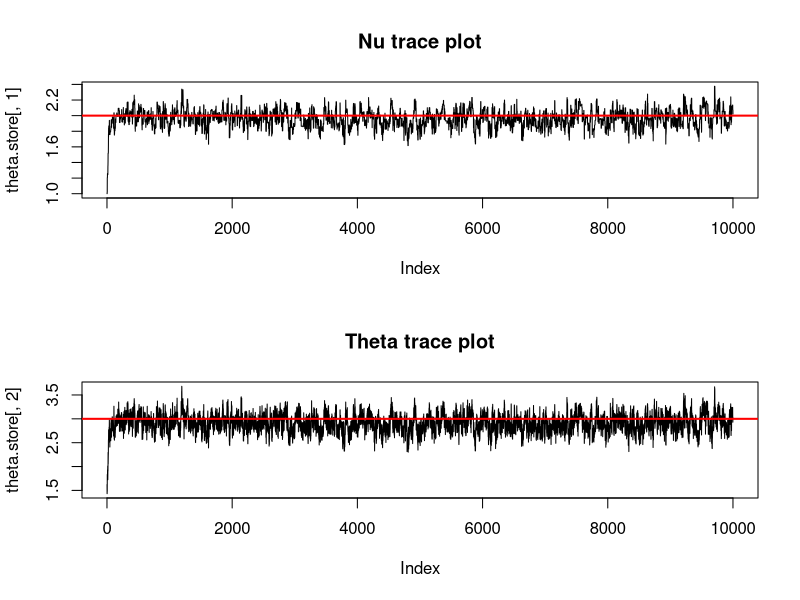
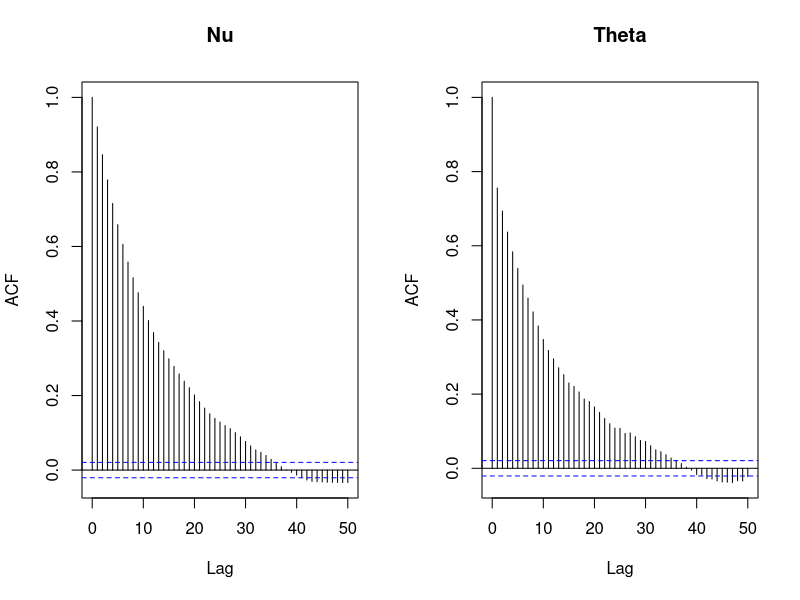
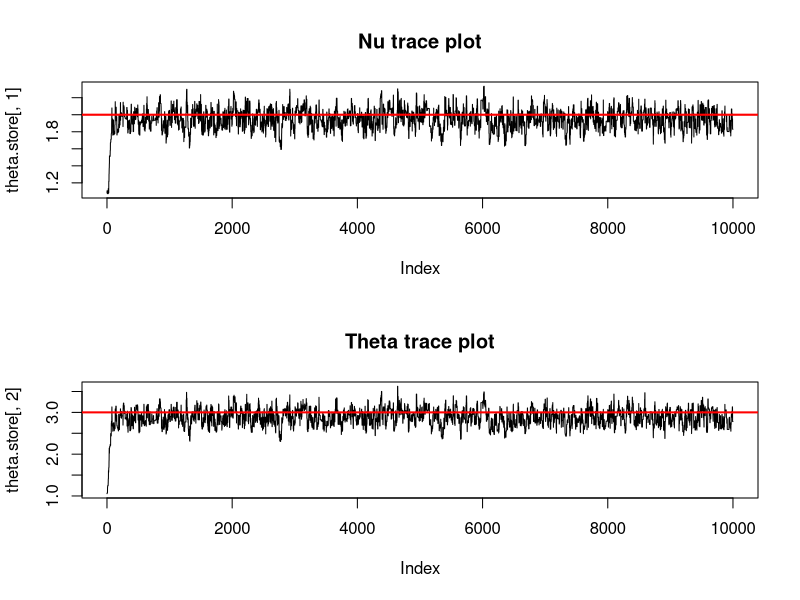
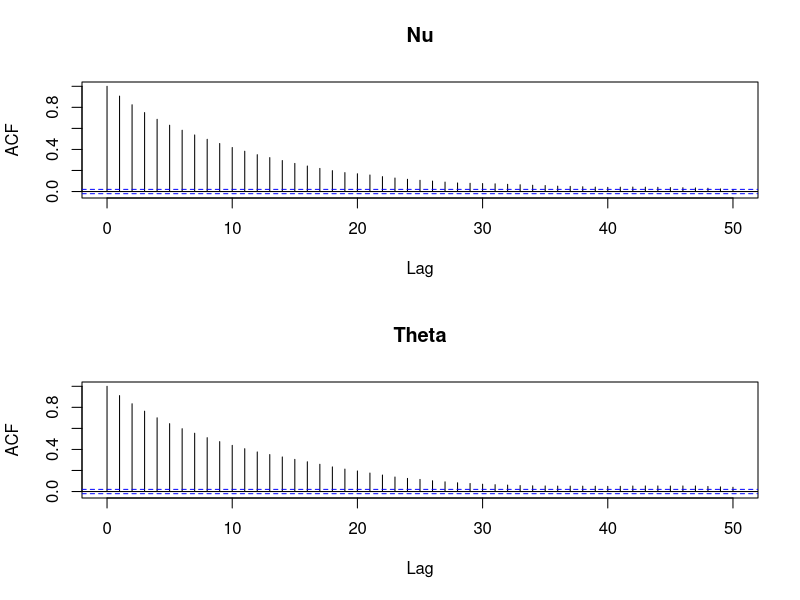
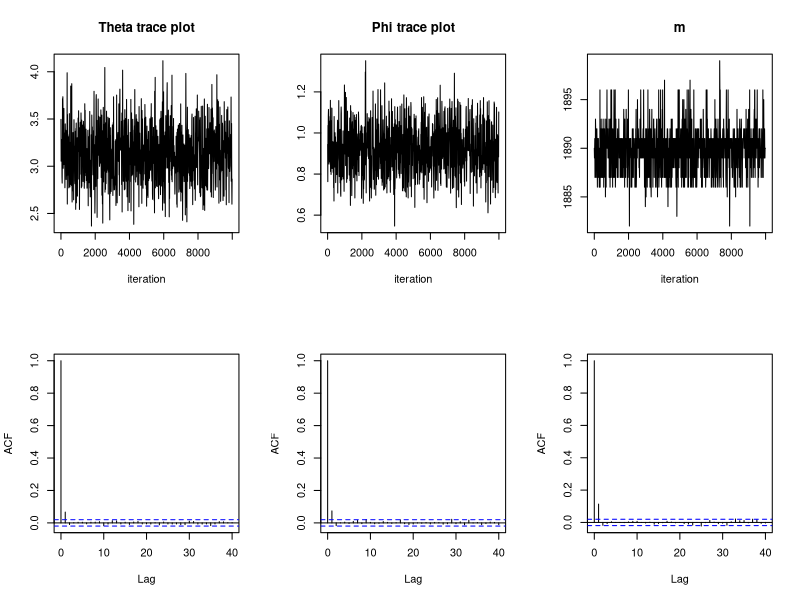
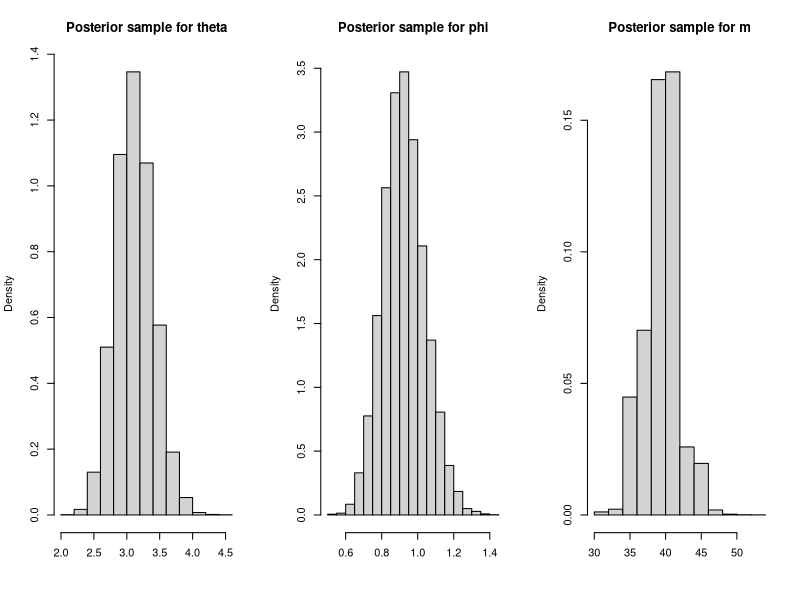
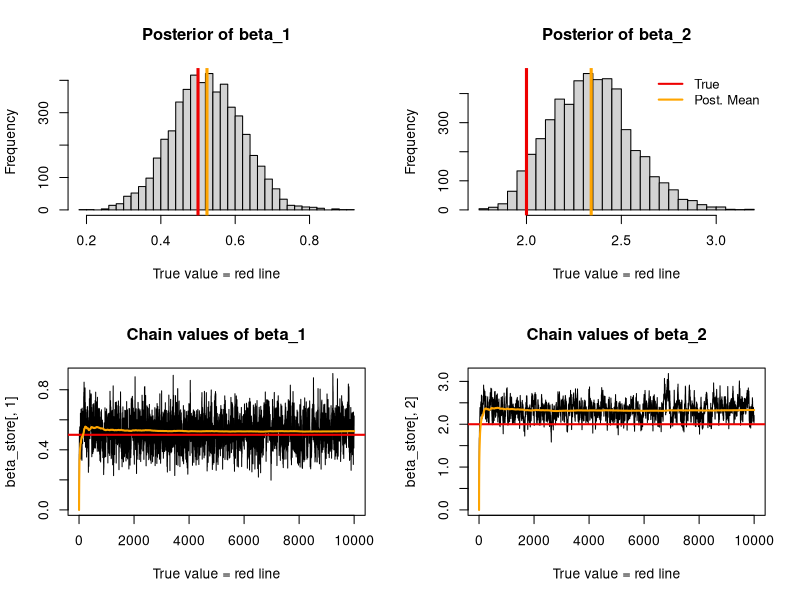

The R script that drew these images, in order:
## ---- chunk 1
knitr::opts_chunk$set(echo = TRUE)
library(dplyr)
library(tidyverse)
library(matrixStats)
library(MASS)
library(mvtnorm)
library(truncnorm)

## ---- chunk 2
set.seed(112358)
n <- 500
x.observed <- rgamma(n, 2, 3)
## ---- chunk 3
########  Mteropolis within Gibbs #######
### function to evaluate log posterior 

log_lik <- function(theta.tilde){
    nu <- exp(theta.tilde[1])
    
    log_lik <- n*log(theta[2]^nu/gamma(nu)) + sum(log(x.observed^(nu-1))) - 
      theta[2]*sum(x.observed) -nu -2*theta[2] + log(theta[2])
    
    return(log_lik)
}

niter <- 10000
theta.store <- matrix(NA,niter,2)
theta <- c(1, 1) ## initial value
var.tuning <- 0.01
accept <- 0

for(i in 1:niter){
   prop <- rnorm(1, log(theta[1]), sqrt(var.tuning))
   ## proposal parameters needs nu and theta - are both randomly drawn?
   ## I added the prior for theta to the above
   acceptance.prob <- min(exp(log_lik(prop)-log_lik(log(theta))),1)
   u <- runif(1)
   if(u<acceptance.prob){
       theta[1] <- exp(prop[1])
       accept <- accept+1
   }else{
      theta[1] <- theta[1]
      accept <- accept
    }
   theta[2] <- rgamma(1, n*theta[1] + 2, 2+sum(x.observed))
   theta.store[i,] <- theta
}

accept/niter ## should be between 0.3 to 0.5
## ---- chunk 4
# ok this seemed to work out?
par(mfrow = c(2,1))
plot(theta.store[,1],type="l", main = "Nu trace plot")
abline(2,0,lwd=2,col="red")
plot(theta.store[,2],type="l", main = "Theta trace plot")
abline(3,0,lwd=2,col="red")
## ---- chunk 5

library(coda)
burn.in <- 1000
effectiveSize(theta.store[(burn.in+1):niter,1])
effectiveSize(theta.store[(burn.in+1):niter,2])
par(mfrow=c(1,2))
acf(theta.store[(burn.in+1):niter,1],lag=50, main = "Nu")
acf(theta.store[(burn.in+1):niter,2],lag=50, main = "Theta")
## ---- chunk 6
posterior.keep <- theta.store[seq(from=(burn.in+1), to=niter,by=20),]
colMeans(posterior.keep)
## ---- chunk 7
# nu
quantile(posterior.keep[,1], probs = c(0.025, 0.975))
# theta
quantile(posterior.keep[,2], probs = c(0.025, 0.975))
## ---- chunk 8
### function to evaluate log posterior 

log_lik <- function(theta.tilde){
    nu <- exp(theta.tilde[1])
    theta <- exp(theta.tilde[2])
    
    log_lik <- (nu*n + 1)*log(theta) -n*log(gamma(nu)) + log(product(x.observed^(nu-1))) - 
      theta*sum(x.observed) -nu -2*theta + log(4/(gamma(3)*gamma(2)))
    
    return(log_lik)
}

niter <- 10000
theta.store <- matrix(NA,niter,2)
theta <- c(1, 1) ## initial value
var.tuning.nu <- 0.005
var.tuning.theta <- 0.005
accept <- 0

var.tuning <- matrix(c(0.005, 0.00001, 0.00001, 0.005), ncol = 2)
# these var.tuning values were derived from playing with the data

## now we substitute in the multivariate normal sampler for the proposal
for(i in 1:niter){
   prop <- mvrnorm(n = 1, mu = log(theta), Sigma = var.tuning)
   # proposal sample is from a mvnormal dist with covariance matrix defined above
   acceptance.prob <- min(exp(log_lik(prop)-log_lik(log(theta))),1)
   u <- runif(1)
   if(u<acceptance.prob){
       theta <- exp(prop)
       accept <- accept+1
   }else{
      theta <- theta
      accept <- accept
    }
   theta.store[i,] <- theta
}
accept/niter
## ---- chunk 9
par(mfrow = c(2,1))
plot(theta.store[,1],type="l", main = "Nu trace plot")
abline(2,0,lwd=2,col="red")
plot(theta.store[,2],type="l", main = "Theta trace plot")
abline(3,0,lwd=2,col="red")
## ---- chunk 10

library(coda)
burn.in <- 1000
effectiveSize(theta.store[(burn.in+1):niter,1])
effectiveSize(theta.store[(burn.in+1):niter,2])
par(mfrow=c(2,1))
acf(theta.store[(burn.in+1):niter,1],lag=50, main = "Nu")
acf(theta.store[(burn.in+1):niter,2],lag=50, main = "Theta")
## ---- chunk 11
posterior.keep <- theta.store[seq(from=(burn.in+1), to=niter,by=20),]
colMeans(posterior.keep)
## ---- chunk 12
# nu
quantile(posterior.keep[,1], probs = c(0.025, 0.975))
# theta
quantile(posterior.keep[,2], probs = c(0.025, 0.975))
## ---- chunk 13
coal <- data.frame(year = c(1851:1962), count = c(4, 
5, 4, 1, 0, 4, 3, 4, 0, 6, 3, 3, 4, 0, 2, 6, 3, 3, 5, 4, 5, 3, 
1, 4, 4, 1, 5, 5, 3, 4, 2, 5, 2, 2, 3, 4, 2, 1, 3, 2, 2, 1, 1, 
1, 1, 3, 0, 0, 1, 0, 1, 1, 0, 0, 3, 1, 0, 3, 2, 2, 0, 1, 1, 1, 
0, 1, 0, 1, 0, 0, 0, 2, 1, 0, 0, 0, 1, 1, 0, 2, 3, 3, 1, 1, 2, 
1, 1, 1, 1, 2, 4, 2, 0, 0, 0, 1, 4, 0, 0, 0, 1, 0, 0, 0, 0, 0, 
1, 0, 0, 1, 0, 1))
# the full conditional distribution
full = function(m, theta, phi, y, n, alpha, beta, gamma, delta){
  theta^(alpha-1+ifelse(m>1,sum(y[1:m]),0))*exp(-(beta+m)*theta)*phi^(gamma-1+ifelse(m<n,sum(y[(m+1):n]),0))*exp(-(delta+n-m)*phi)
}

# Initial values for the hyperparameters
alpha <- 0.01
beta  <- 0.01
delta <- 0.01
gamma <- 0.01
m <- 40

set.seed(112358)
y <- coal$count
n <- length(y)

# MCMC set up
n0 <- 10000   # Burn-in
n1 <- 10000   # posterior draws
niter <- n0+n1
store <- matrix(0,niter,3)

### Gibbs Sampler ###
for (iter in 1:niter){
  theta  = rgamma(1, ifelse(m>1,sum(y[1:m]),0)+alpha, m+beta)
  phi    = rgamma(1, ifelse(m<n,sum(y[(m+1):n]),0)+gamma, n-m+delta)
  fulls  = NULL
  for (j in 1:n)
  fulls = c(fulls, full(j, theta, phi, y, n, alpha, beta, gamma, delta))
  fulls = fulls/sum(fulls)
  m     = sample(1:n, size=1, prob=fulls)
  store[iter,] = c(theta,phi,m)
}

## ---- chunk 14
store = store[(n0+1):niter,]

ind   = seq(1,n1,by=n1/1000)

par(mfrow=c(2,3))
plot(ind,store[ind,1],xlab="iteration",ylab="",main="Theta trace plot",type="l")
plot(ind,store[ind,2],xlab="iteration",ylab="",main="Phi trace plot",type="l")
plot(ind,1850+store[ind,3],xlab="iteration",ylab="",main="m",type="l")
acf(store[,1],main="")
acf(store[,2],main="")
acf(store[,3],main="")
## ---- chunk 15
# theta, phi and m posterior means
colMeans(store[ind,])
par(mfrow=c(1,3))
hist(store[,1],xlab="",main="Posterior sample for theta",prob=TRUE)
hist(store[,2],xlab="",main="Posterior sample for phi",prob=TRUE)
hist(store[,3],xlab="",main="Posterior sample for m",prob=TRUE)
## ---- chunk 16
# theta
quantile(store[ind,1], probs = c(0.025, 0.975))
# phi
quantile(store[ind,2], probs = c(0.025, 0.975))
# m
quantile(store[ind,3], probs = c(0.025, 0.975))
## ---- chunk 17
set.seed(112358)
# Set our sample size and sample from the standard normal variable
N <- 500
x <- rnorm(N)

# Create n x D design matrix, D is number of parameters
D <- 2
# We pad our X observations with a column of 1's to facilitate matrix multiplication
X <- matrix(c(rep(1, N), x), ncol = D)

# True values of regression coeffiecients beta
true_beta <- c(0.5, 2)

# Obtain the vector with probabilities of success p using the probit link
p <- pnorm(X %*% true_beta)

# Generate binary observation data y
y <- rbinom(N, 1, p)
## ---- chunk 18
# Conjugate prior on the coefficients beta
beta_0 <- rep(0, D)
Q_0 <- diag(10, D)
## ---- chunk 19
# initialize values for variables and matrices to store output
beta <- rep(0, D)
z <- rep(0, N)
niter <- 10000 
burn_in <- 5000
# Empty matrix to store chain of betas
beta_store <- matrix(0, nrow = niter, ncol = D)

# Compute posterior variance of theta
prec_0 <- solve(Q_0)
V <- solve(prec_0 + crossprod(X, X))

for (t in 2:niter) {
  mu_z <- X %*% beta
  # Sample the augmented varibles
  z[y == 0] <- rtruncnorm(N - sum(y), mean = mu_z[y == 0], sd = 1, a = -Inf, b = 0)
  z[y == 1] <- rtruncnorm(sum(y), mean = mu_z[y == 1], sd = 1, a = 0, b = Inf)
  M <- V %*% (prec_0 %*% beta_0 + crossprod(X, z))
  beta <- c(rmvnorm(1, M, V))
  beta_store[t, ] <- beta
}


post_beta <- colMeans(beta_store[-(1:burn_in), ])

## ---- chunk 20
# 95% credible interval for b0
quantile(probs = c(0.025, 0.975), beta_store[-(1:burn_in), 1])

# 95% credible interval for b1
quantile(probs = c(0.025, 0.975), beta_store[-(1:burn_in), 2])

## ---- chunk 21
par(mfrow = c(2,2))
hist(beta_store[-(1:burn_in),1],breaks=30, main="Posterior of beta_1", 
     xlab="True value = red line")
abline(v = post_beta[1], col="orange", lwd=3)
abline(v = true_beta[1], col="red2", lwd=3)
#abline(v = mle_beta[1], col="darkolivegreen", lwd=3)
hist(beta_store[-(1:burn_in),2], breaks=30, main="Posterior of beta_2", 
     xlab="True value = red line")
abline(v = post_beta[2], col="orange", lwd=3)
abline(v = true_beta[2], col="red2", lwd=3)
#abline(v = mle_beta[2], col="darkolivegreen", lwd=3)
legend("topright", c("True", "Post. Mean"), lty=1, lwd=2,
       col=c("red2","orange"), bty='n', cex=.95)

plot(beta_store[, 1], type = "l", xlab="True value = red line" , 
     main = "Chain values of beta_1")
abline(h = true_beta[1], col="red2", lwd=2)
lines(cumsum(beta_store[, 1])/(1:niter), col="orange", lwd=2)
plot(beta_store[, 2], type = "l", xlab="True value = red line" , 
     main = "Chain values of beta_2")
abline(h = true_beta[2], col="red2", lwd=2)
lines(cumsum(beta_store[, 2])/(1:niter), col="orange", lwd=2)
